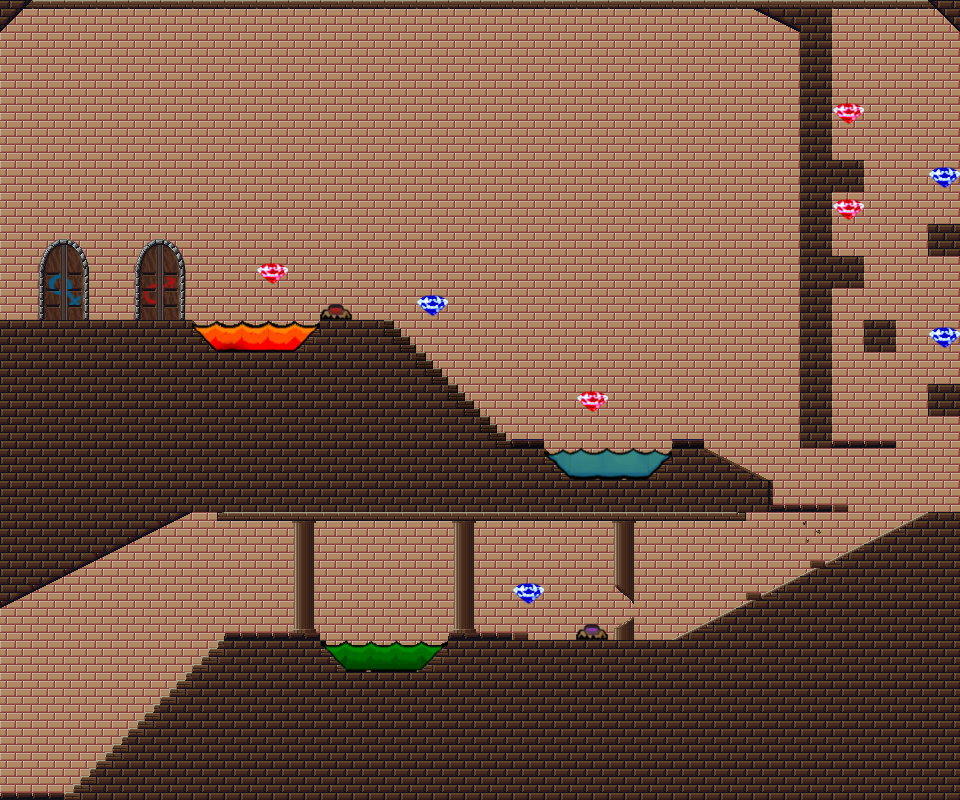

Below is a game level as drawn by its tile map, then a one-line description and the .tmx that defines it (tile-layer data replaced by summaries):
An orthogonal 30x25 tile map with 32x32 px tiles, 7 tile layers (background, segundo, primeiro, diamonds, ...), 10 tilesets and 78 objects (2x purple, 2x red, bluedoor, reddoor).

<map version="1.0" tiledversion="1.1.5" orientation="orthogonal" renderorder="right-down" width="30" height="25" tilewidth="32" tileheight="32" infinite="0" nextobjectid="203">
 <tileset firstgid="1" source="provtiledset.tsx" />
 <tileset firstgid="673" source="diamondset.tsx" />
 <tileset firstgid="708" source="reddiamondset.tsx" />
 <tileset firstgid="743" source="bluediamondset.tsx" />
 <tileset firstgid="778" source="provtiledset3.tsx" />
 <tileset firstgid="970" source="doorsopenedset.tsx" />
 <tileset firstgid="982" source="items.tsx" />
 <tileset firstgid="1018" source="bluelake.tsx" />
 <tileset firstgid="1026" source="redlakes.tsx" />
 <tileset firstgid="1034" source="greenlake.tsx" />
 <layer name="background" width="30" height="25">
  <data>[750 cells, 750 non-empty, 1 distinct tile ids]</data>
 </layer>
 <layer name="segundo" width="30" height="25">
  <data>[750 cells, 128 non-empty, 21 distinct tile ids]</data>
 </layer>
 <layer name="primeiro" width="30" height="25">
  <data>[750 cells, 260 non-empty, 28 distinct tile ids]</data>
 </layer>
 <layer name="diamonds" width="30" height="25">
  <data>[750 cells, 12 non-empty, 4 distinct tile ids]</data>
 </layer>
 <objectgroup name="reddiamonds">
  <object id="89" x="258.536" y="268.583">
   <polygon points="0,0 4.83538,-7.91244 23.2977,-8.35202 30.331,0 20.6602,14.5061 8.35202,14.0666" />
  </object>
  <object id="93" x="577.827" y="397.865">
   <polygon points="0,0 4.83538,-7.91244 23.2977,-8.35202 30.331,0 20.6602,14.5061 8.35202,14.0666" />
  </object>
  <object id="117" x="834.114" y="104.03">
   <polygon points="0,0 4.83538,-7.91244 23.2977,-8.35202 30.331,0 20.6602,14.5061 8.35202,14.0666" />
  </object>
  <object id="120" x="832.24" y="204.311">
   <polygon points="0,0 4.83538,-7.91244 23.2977,-8.35202 30.331,0 20.6602,14.5061 8.35202,14.0666" />
  </object>
 </objectgroup>
 <objectgroup name="bluediamonds">
  <object id="96" x="417.73" y="301.483">
   <polygon points="0,0 4.83538,-7.91244 23.2977,-8.35202 30.331,0 20.6602,14.5061 8.35202,14.0666" />
  </object>
  <object id="97" x="513.879" y="588.842">
   <polygon points="0,0 4.83538,-7.91244 23.2977,-8.35202 30.331,0 20.6602,14.5061 8.35202,14.0666" />
  </object>
  <object id="118" x="928.772" y="171.509">
   <polygon points="0,0 4.83538,-7.91244 23.2977,-8.35202 30.331,0 20.6602,14.5061 8.35202,14.0666" />
  </object>
  <object id="119" x="930.647" y="334.583">
   <polygon points="0,0 4.83538,-7.91244 23.2977,-8.35202 30.331,0 20.6602,14.5061 8.35202,14.0666" />
  </object>
 </objectgroup>
 <objectgroup name="Wall Rects">
  <object id="2" x="0" y="791.445" width="81.8288" height="8.65913" />
  <object id="3" x="74.0356" y="784.95" width="16.0194" height="6.92731" />
  <object id="4" x="80.3135" y="778.889" width="16.0194" height="6.92731" />
  <object id="5" x="85.9419" y="770.663" width="16.0194" height="6.92731" />
  <object id="6" x="95.4669" y="762.437" width="16.0194" height="6.92731" />
  <object id="8" x="106.291" y="753.778" width="16.0194" height="6.92731" />
  <object id="9" x="113.218" y="745.118" width="16.0194" height="6.92731" />
  <object id="10" x="120.145" y="737.758" width="16.0194" height="6.92731" />
  <object id="11" x="127.939" y="729.965" width="16.0194" height="6.92731" />
  <object id="12" x="137.464" y="721.739" width="16.0194" height="6.92731" />
  <object id="13" x="144.824" y="714.378" width="16.0194" height="6.92731" />
  <object id="14" x="153.916" y="704.42" width="16.0194" height="6.92731" />
  <object id="15" x="160.41" y="697.926" width="16.0194" height="6.92731" />
  <object id="16" x="169.07" y="689.7" width="16.0194" height="6.92731" />
  <object id="17" x="177.729" y="681.474" width="16.0194" height="6.92731" />
  <object id="18" x="185.089" y="673.681" width="16.0194" height="6.92731" />
  <object id="19" x="191.583" y="665.887" width="16.0194" height="6.92731" />
  <object id="20" x="202.84" y="657.661" width="16.0194" height="6.92731" />
  <object id="21" x="208.469" y="649.868" width="16.0194" height="6.92731" />
  <object id="22" x="217.128" y="641.209" width="16.0194" height="6.92731" />
  <object id="23" x="223.189" y="631.684" width="94.101" height="9.09209" />
  <object id="24" x="521.406" y="640.787" width="177.163" height="9.09209" />
  <object id="28" x="217.413" y="510.757" width="528.145" height="7.94202" />
  <object id="30" x="187.63" y="497.369" width="33.2572" height="15.3877" />
  <object id="36" x="490.074" y="432.661" width="15.3259" height="8.48816" />
  <object id="37" x="481.114" y="424.88" width="15.3259" height="8.48816" />
  <object id="46" x="473.392" y="416.274" width="15.3259" height="8.48816" />
  <object id="47" x="467.144" y="408.729" width="15.3259" height="8.48816" />
  <object id="48" x="458.184" y="400.948" width="15.3259" height="8.48816" />
  <object id="49" x="450.05" y="392.224" width="15.3259" height="8.48816" />
  <object id="50" x="443.802" y="384.679" width="15.3259" height="8.48816" />
  <object id="51" x="433.898" y="376.898" width="15.3259" height="8.48816" />
  <object id="52" x="433.781" y="376.427" width="15.3259" height="8.48816" />
  <object id="53" x="427.533" y="368.882" width="15.3259" height="8.48816" />
  <object id="54" x="417.158" y="361.101" width="15.3259" height="8.48816" />
  <object id="55" x="410.438" y="352.377" width="15.3259" height="8.48816" />
  <object id="56" x="402.304" y="344.832" width="15.3259" height="8.48816" />
  <object id="57" x="393.344" y="337.051" width="15.3259" height="8.48816" />
  <object id="58" x="386.152" y="328.327" width="15.3259" height="8.48816" />
  <object id="59" x="-0.578577" y="320.782" width="190.809" height="8.48816" />
  <object id="72" x="490.321" y="440.01" width="55.183" height="10.2328" />
  <object id="102" x="861.113" y="439.242" width="34.7423" height="9.92638" />
  <object id="104" x="799.074" y="2.48159" width="33.0879" height="413.599" />
  <object id="106" x="928.116" y="224.998" width="32.2607" height="28.9519" />
  <object id="107" x="864.818" y="318.683" width="32.2607" height="32.2607" />
  <object id="110" x="800.844" y="416.559" width="31.4335" height="31.4335" />
  <object id="111" x="832.989" y="439.242" width="33.9151" height="10.7536" />
  <object id="112" x="925.961" y="385.192" width="33.7395" height="29.0534" />
  <object id="113" x="832.24" y="160.262" width="30.9278" height="31.865" />
  <object id="114" x="833.177" y="255.858" width="31.865" height="31.865" />
  <object id="121" x="745.843" y="594.313" width="15.7434" height="7.87169" />
  <object id="122" x="810.784" y="560.858" width="15.7434" height="7.87169" />
  <object id="124" x="774.378" y="504.772" width="13.7755" height="7.87169" />
  <object id="174" x="672.409" y="437.884" width="31.183" height="10.2328" />
  <object id="186" x="446.949" y="632.454" width="80.101" height="9.09209" />
  </objectgroup>
 <objectgroup name="Wall Polys">
  <!-- 3 objects omitted --></objectgroup>
 <objectgroup name="Doors" visible="0">
  <!-- 2 objects omitted --></objectgroup>
 <objectgroup name="buttons">
  <!-- 2 objects omitted --></objectgroup>
 <objectgroup name="verDoors">
  <!-- 1 objects omitted --></objectgroup>
 <objectgroup name="horDoors">
  <!-- 1 objects omitted --></objectgroup>
 <objectgroup name="redLakes">
  <!-- 1 objects omitted --></objectgroup>
 <objectgroup name="blueLakes">
  <!-- 1 objects omitted --></objectgroup>
 <objectgroup name="greenLakes" offsetx="16.1913" offsety="11.8321">
  <!-- 1 objects omitted --></objectgroup>
 <layer name="doors" width="30" height="25">
  <data>[750 cells, 12 non-empty, 12 distinct tile ids]</data>
 </layer>
 <layer name="lakes" width="30" height="25">
  <data>[750 cells, 12 non-empty, 12 distinct tile ids]</data>
 </layer>
 <layer name="buttons" width="30" height="25">
  <data>[750 cells, 2 non-empty, 2 distinct tile ids]</data>
 </layer>
</map>
<!-- 15 of 78 objects omitted -->
